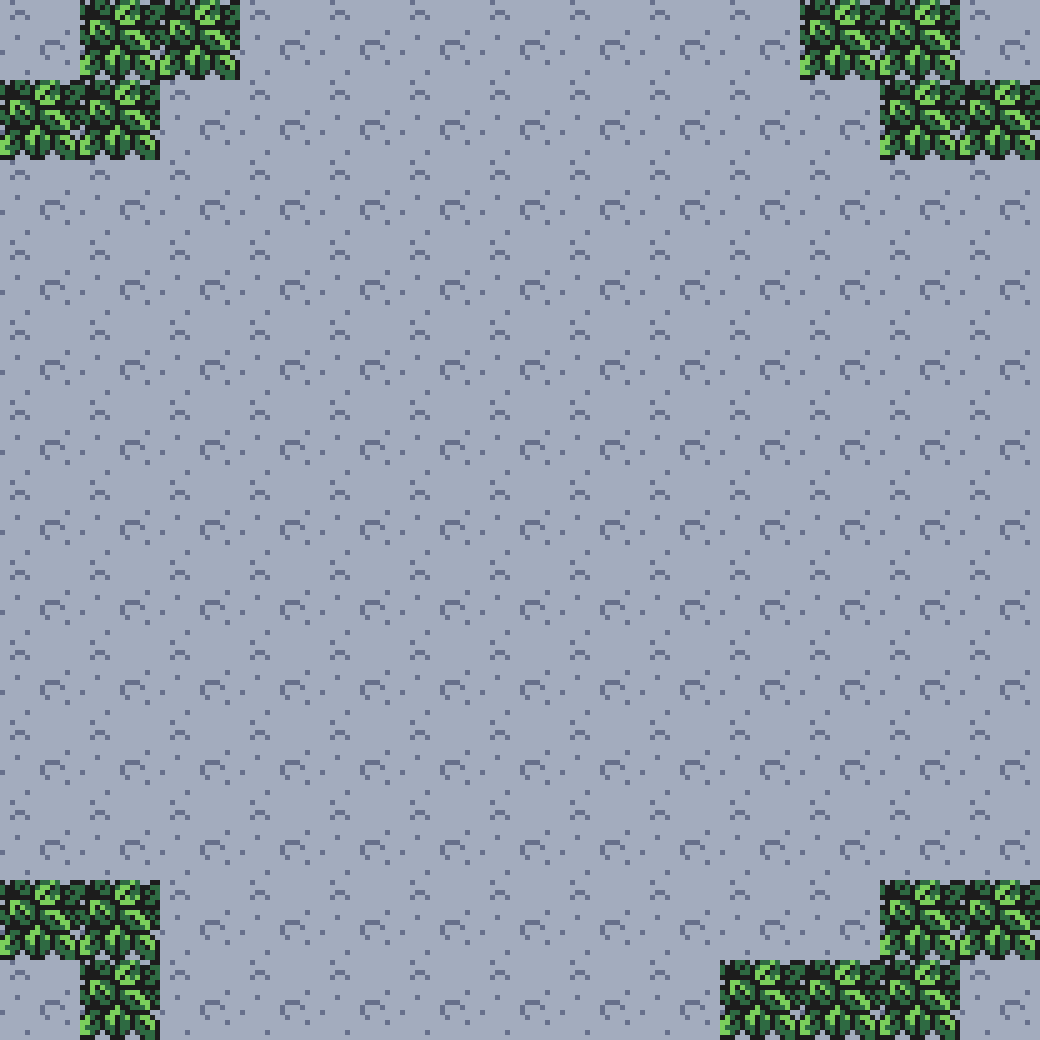

The image is a tile-based game level rendered from a .tmx file. Its description and source (layers, tilesets, objects; grid data summarised) follow:
An orthogonal 13x13 tile map with 80x80 px tiles, 4 tile layers (ground, spawn_bots, spawn_players, trees) and 82 objects.

<map version="1.4" tiledversion="1.4.3" orientation="orthogonal" renderorder="right-down" width="13" height="13" tilewidth="80" tileheight="80" infinite="0" nextlayerid="7" nextobjectid="93">
 <tileset firstgid="1" source="tileds.tsx" />
 <layer id="1" name="ground" width="13" height="13">
  <data>[169 cells, 169 non-empty, 1 distinct tile ids]</data>
 </layer>
 <layer id="3" name="spawn_bots" width="13" height="13">
  <data>[169 cells, 9 non-empty, 1 distinct tile ids]</data>
 </layer>
 <layer id="4" name="spawn_players" width="13" height="13">
  <data>[169 cells, 2 non-empty, 1 distinct tile ids]</data>
 </layer>
 <layer id="2" name="trees" width="13" height="13">
  <data>[169 cells, 16 non-empty, 1 distinct tile ids]</data>
 </layer>
 <objectgroup id="5" name="eagle">
  <object id="1" gid="14" x="480" y="1040" width="80" height="80" />
 </objectgroup>
 <objectgroup id="6" name="walls">
  <object id="2" gid="13" x="0" y="1040" width="80" height="80" />
  <object id="3" gid="13" x="960" y="1040" width="80" height="80" />
  <object id="4" gid="13" x="960" y="240" width="80" height="80" />
  <object id="5" gid="13" x="0" y="240" width="80" height="80" />
  <object id="6" gid="11" x="480" y="960" width="80" height="80" />
  <object id="7" gid="11" x="560" y="960" width="80" height="80" />
  <object id="8" gid="11" x="560" y="1040" width="80" height="80" />
  <object id="9" gid="11" x="400" y="960" width="80" height="80" />
  <object id="10" gid="11" x="400" y="1040" width="80" height="80" />
  <object id="11" gid="11" x="80" y="880" width="80" height="80" />
  <object id="12" gid="11" x="160" y="880" width="80" height="80" />
  <object id="13" gid="11" x="160" y="960" width="80" height="80" />
  <object id="14" gid="11" x="240" y="960" width="80" height="80" />
  <object id="15" gid="11" x="80" y="720" width="80" height="80" />
  <object id="16" gid="11" x="160" y="720" width="80" height="80" />
  <object id="17" gid="11" x="160" y="640" width="80" height="80" />
  <object id="18" gid="11" x="240" y="560" width="80" height="80" />
  <object id="19" gid="11" x="240" y="480" width="80" height="80" />
  <object id="20" gid="11" x="240" y="400" width="80" height="80" />
  <object id="21" gid="11" x="320" y="320" width="80" height="80" />
  <object id="22" gid="11" x="400" y="240" width="80" height="80" />
  <object id="23" gid="11" x="480" y="240" width="80" height="80" />
  <object id="24" gid="11" x="560" y="240" width="80" height="80" />
  <object id="25" gid="11" x="560" y="320" width="80" height="80" />
  <object id="26" gid="11" x="640" y="320" width="80" height="80" />
  <object id="27" gid="11" x="720" y="400" width="80" height="80" />
  <object id="33" gid="11" x="800" y="400" width="80" height="80" />
  <object id="34" gid="11" x="640" y="480" width="80" height="80" />
  <object id="35" gid="11" x="640" y="400" width="80" height="80" />
  <object id="36" gid="11" x="560" y="400" width="80" height="80" />
  <object id="37" gid="11" x="480" y="320" width="80" height="80" />
  <object id="38" gid="11" x="400" y="320" width="80" height="80" />
  <object id="39" gid="11" x="480" y="400" width="80" height="80" />
  <object id="40" gid="11" x="400" y="400" width="80" height="80" />
  <object id="41" gid="11" x="320" y="400" width="80" height="80" />
  <object id="42" gid="11" x="240" y="720" width="80" height="80" />
  <object id="43" gid="11" x="320" y="720" width="80" height="80" />
  <object id="44" gid="11" x="400" y="720" width="80" height="80" />
  <object id="45" gid="11" x="480" y="720" width="80" height="80" />
  <object id="46" gid="11" x="560" y="720" width="80" height="80" />
  <object id="47" gid="11" x="640" y="720" width="80" height="80" />
  <object id="51" gid="11" x="640" y="640" width="80" height="80" />
  <object id="52" gid="11" x="640" y="560" width="80" height="80" />
  <object id="53" gid="11" x="720" y="720" width="80" height="80" />
  <object id="54" gid="11" x="800" y="800" width="80" height="80" />
  <object id="55" gid="11" x="720" y="800" width="80" height="80" />
  <object id="56" gid="11" x="640" y="800" width="80" height="80" />
  <object id="57" gid="11" x="480" y="800" width="80" height="80" />
  <object id="58" gid="11" x="560" y="800" width="80" height="80" />
  <object id="59" gid="11" x="400" y="800" width="80" height="80" />
  <object id="60" gid="11" x="320" y="800" width="80" height="80" />
  <object id="61" gid="11" x="240" y="800" width="80" height="80" />
  <object id="62" gid="11" x="160" y="800" width="80" height="80" />
  <object id="63" gid="11" x="720" y="960" width="80" height="80" />
  <object id="64" gid="11" x="800" y="960" width="80" height="80" />
  <object id="65" gid="11" x="880" y="880" width="80" height="80" />
  <object id="66" gid="3" x="720" y="640" width="80" height="80" />
  <object id="67" gid="3" x="800" y="720" width="80" height="80" />
  <object id="68" gid="3" x="880" y="800" width="80" height="80" />
  <object id="69" gid="6" x="800" y="480" width="80" height="80" />
  <object id="70" gid="19" x="800" y="560" width="80" height="80" />
  <object id="71" gid="3" x="720" y="320" width="80" height="80" />
  <object id="72" gid="3" x="640" y="240" width="80" height="80" />
  <object id="73" gid="7" x="480" y="160" width="80" height="80" />
  <object id="74" gid="5" x="320" y="240" width="80" height="80" />
  <object id="75" gid="5" x="240" y="320" width="80" height="80" />
  <object id="76" gid="9" x="160" y="480" width="80" height="80" />
  <object id="78" gid="5" x="160" y="560" width="80" height="80" />
  <object id="79" gid="4" x="320" y="480" width="80" height="80" />
  <object id="80" gid="6" x="560" y="480" width="80" height="80" />
  <object id="81" gid="13" x="320" y="560" width="80" height="80" />
  <object id="82" gid="13" x="480" y="560" width="80" height="80" />
  <object id="83" gid="7" x="400" y="640" width="80" height="80" />
  <object id="84" gid="18" x="480" y="640" width="80" height="80" />
  <object id="85" gid="20" x="320" y="640" width="80" height="80" />
  <object id="87" gid="5" x="80" y="640" width="80" height="80" />
  <object id="88" gid="9" x="80" y="800" width="80" height="80" />
  <object id="89" gid="20" x="160" y="400" width="80" height="80" />
  <object id="90" gid="2" x="0" y="480" width="80" height="80" />
  <object id="91" gid="2" x="880" y="640" width="80" height="80" />
  <object id="92" gid="2" x="960" y="640" width="80" height="80" />
 </objectgroup>
</map>